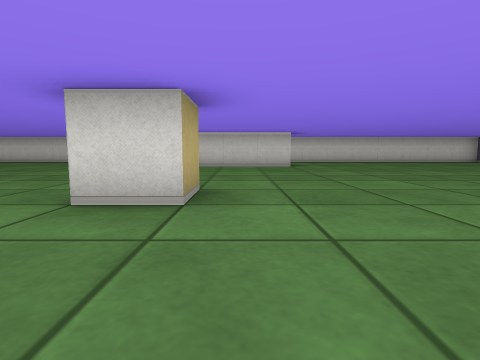
View 1 (above)

20 first-person views from a walk through a cub3D level. The camera is about half as high as the walls, tilts 6° down and sees 80° across. The floor is counted in squares. Each view is taken from the middle of a square. On the plan, view 1 faces up. The plan holds only what a view shows up to about 9 squares ahead; the rest is blank.

View 2
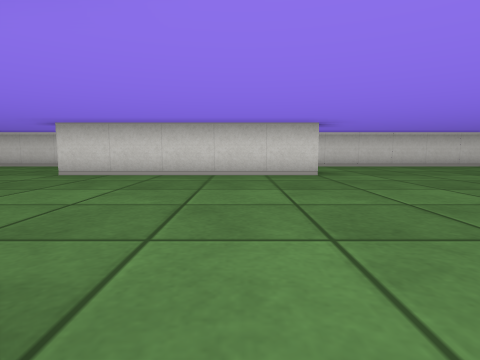

View 3
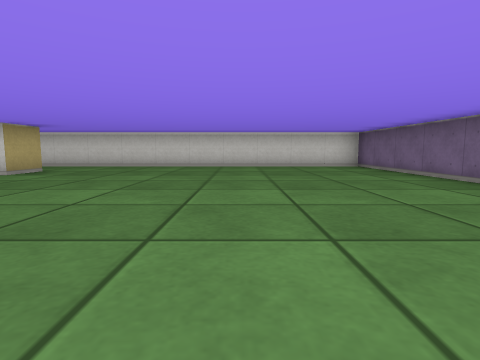

View 4
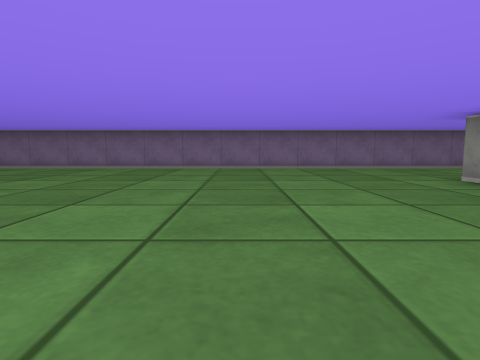

View 5
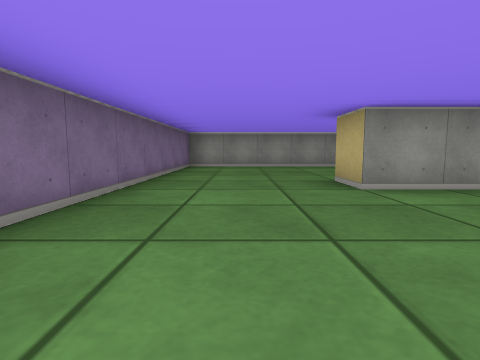

View 6
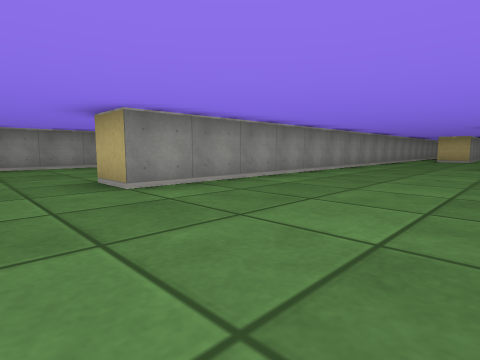

View 7
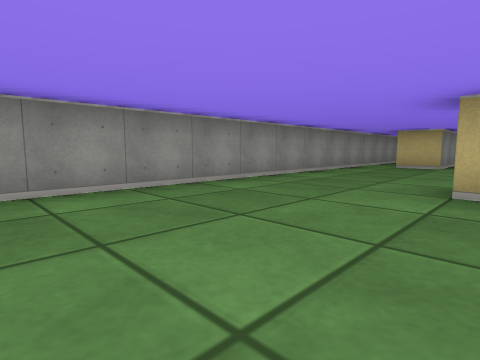

View 8
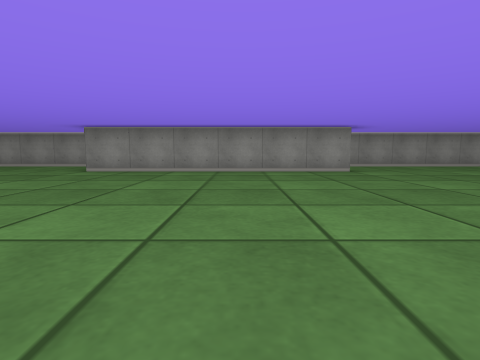

View 9
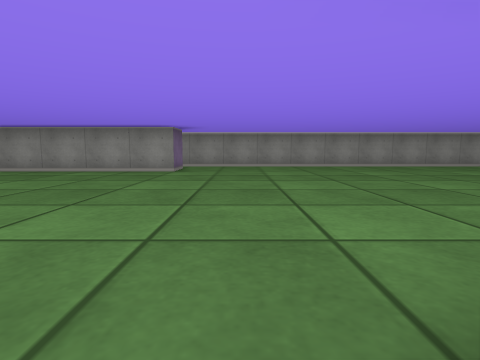

View 10
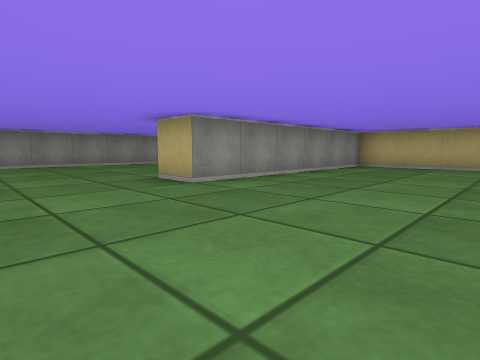

View 11
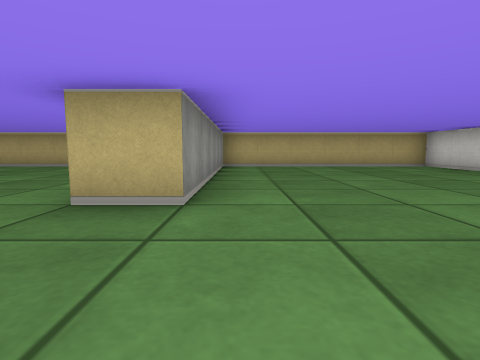

View 12
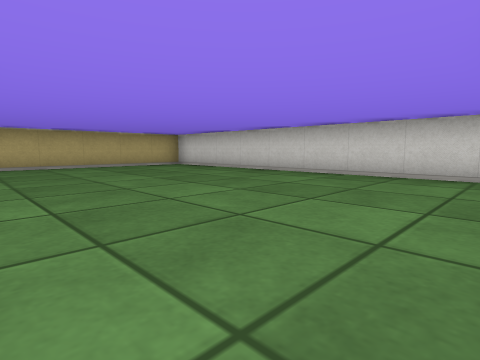

View 13
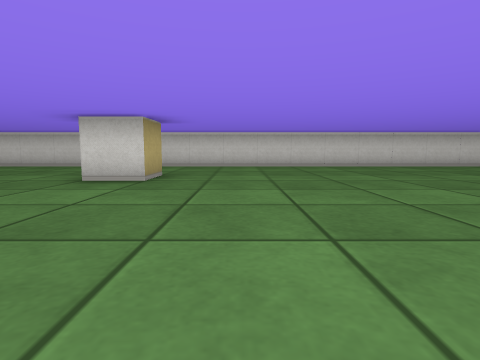

View 14
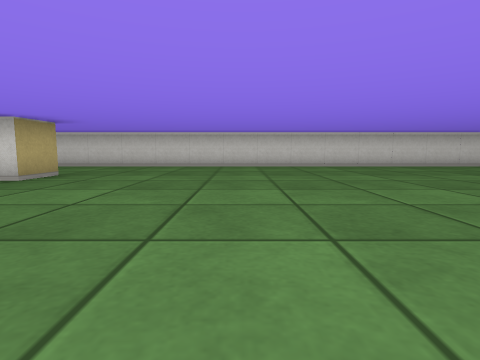

View 15
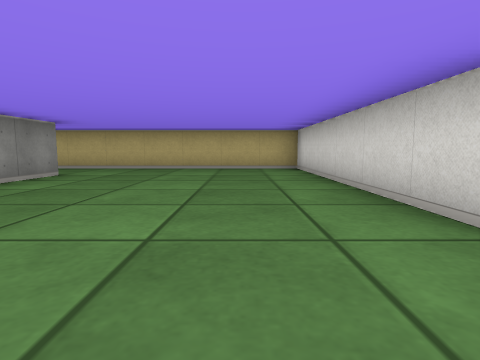

View 16
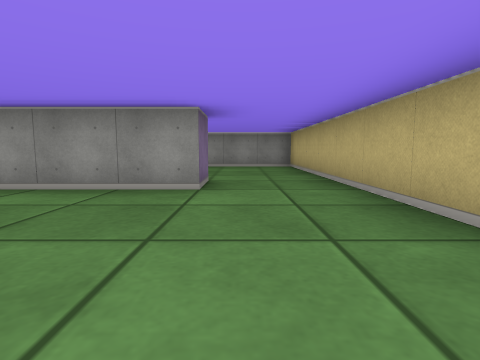

View 17
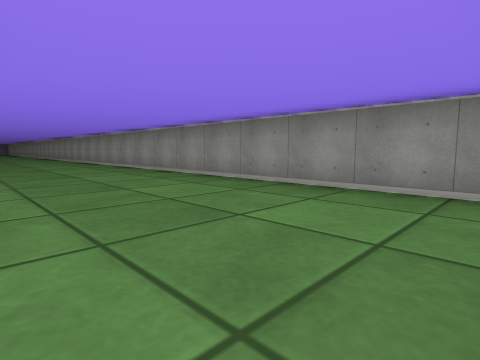

View 18
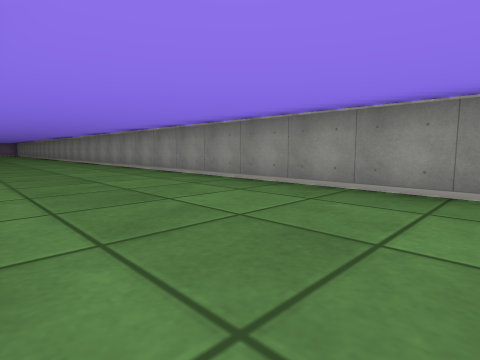

View 19
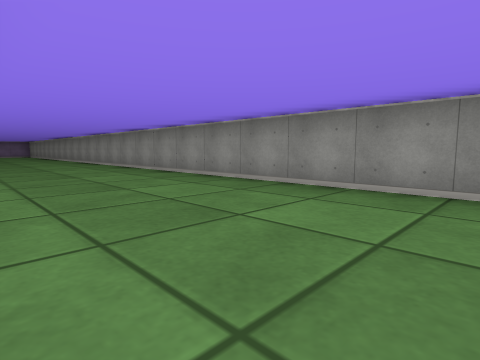

View 20
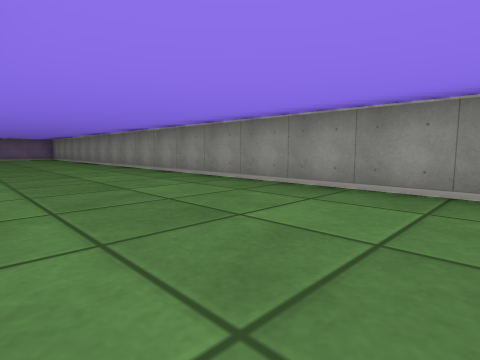

### Floor plan
Points are (right, up) in squares from view 1. A wall is a line through its corners. A room is listed if a view was taken in it or the views show most of it. See-through windows are left out.
Room 1 (views 1, 2, 3, 4, 5, 6, 7, 8, 9, 10, 11, 12, 13, 14, 15, 16, 17, 18, 19, 20)
walls: (-6.4, -0.5) (6.5, -0.5) (6.5, -1.5); (-11.5, 0.5) (-11.5, 1.5) (-5.5, 1.5) (-5.5, 0.5); (-0.5, 3.5) (-0.5, 2.5) (-1.5, 2.5); (-13.5, 8.5) (-13.5, 7.5) (-14.5, 7.5); (-2.9, 11.5) (-23.5, 11.5) (-23.5, 5.5) (-17.5, 5.5) (-17.5, 4.5); (1.5, 9.5) (1.5, 8.5) (-3.5, 8.5); (-17.8, 4.5) (-23.5, 4.5) (-23.5, -5.5) (2.4, -5.5); (5.1, -5.5) (9.5, -5.5) (9.5, 11.5) (0.1, 11.5); (-21.5, -1.5) (-21.5, -0.5) (-11.2, -0.5)

Where each view was taken, in squares from view 1:
view 1: 0 up, 0 right, facing up
view 2: 3 up, 0 right, facing up
view 3: 3 up, 6 right, facing up
view 4: 3 up, 2 right, facing right
view 5: 3 up, 8 right, facing down
view 6: 3 up, 8 right, facing down-left
view 7: 3 up, 3 right, facing down-left
view 8: 8 up, 9 left, facing down
view 9: 8 up, 13 left, facing down
view 10: 9 up, 15 left, facing down-left
view 11: 6 up, 15 left, facing left
view 12: 6 up, 15 left, facing up-left
view 13: 3 up, 12 left, facing up
view 14: 3 up, 10 left, facing up
view 15: 3 up, 16 left, facing left
view 16: 3 up, 22 left, facing down
view 17: 2 down, 23 left, facing down-right
view 18: 2 down, 18 left, facing down-right
view 19: 2 down, 13 left, facing down-right
view 20: 2 down, 7 left, facing down-right
